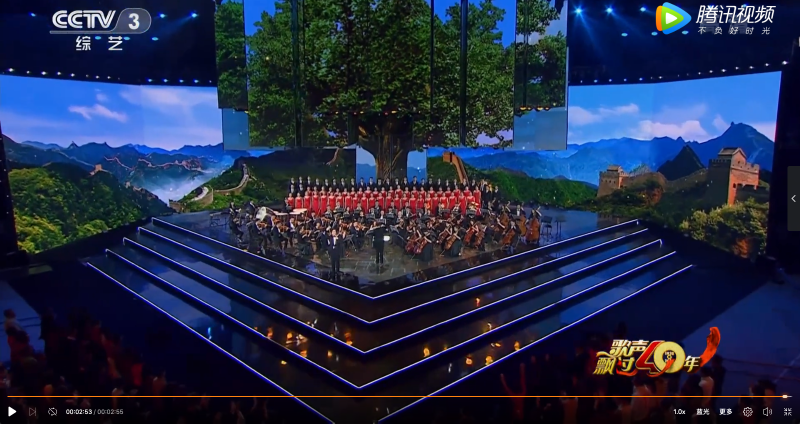
#> input picture data1/test.png, 1600 x 847 px, found by its file name (shown at 1/2 size)
$ python HOG.py   (older library calls are emulated)
#> lines starting #> are read from the running program, lines starting #| are printed output that depends on the picture

import cv2
import numpy as np
img = cv2.imread('/Users/john/PycharmProjects/pro1/data1/test.png', cv2.IMREAD_GRAYSCALE)
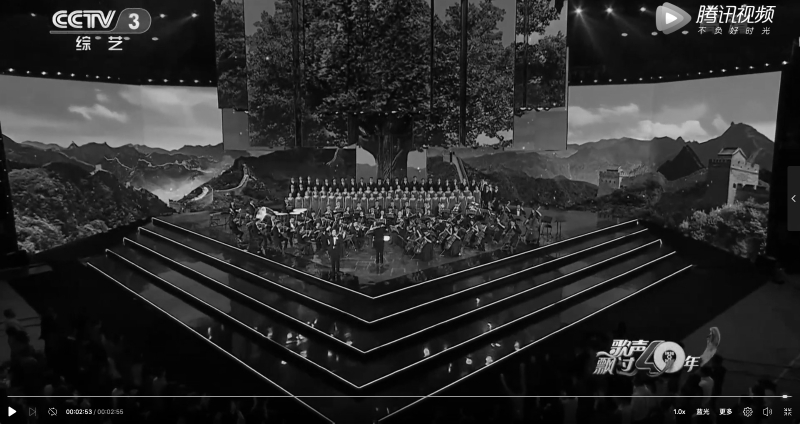
#> img: shape (847, 1600) (shown at 1/2 size); min 0, max 255, mean 43.4
img = img[:640,:480]
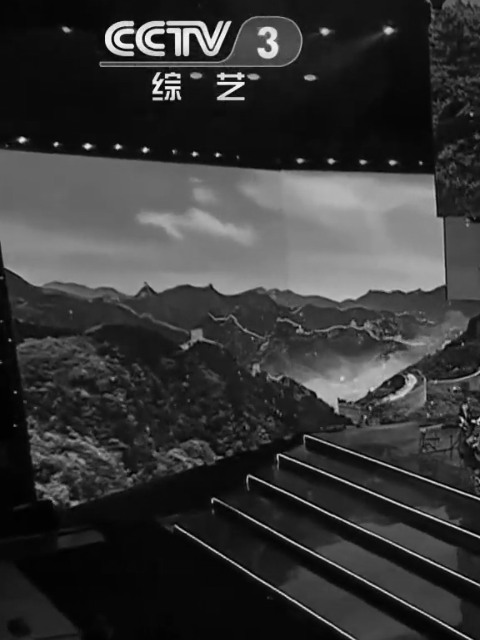
#> img: shape (640, 480); min 0, max 253, mean 54.6
#cv2.imshow('Image', img)
#cv2.waitKey(0)
img = np.sqrt(img / float(np.max(img)))
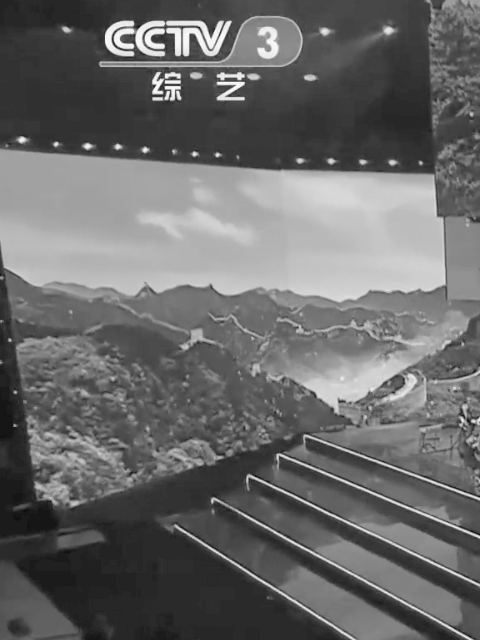
#> img: shape (640, 480) float64; min 0, max 1, mean 0.415


height, width = img.shape
#> height = 640; width = 480
gradient_values_x = cv2.Sobel(img, cv2.CV_64F, 1, 0, ksize=5)
gradient_values_y = cv2.Sobel(img, cv2.CV_64F, 0, 1, ksize=5)
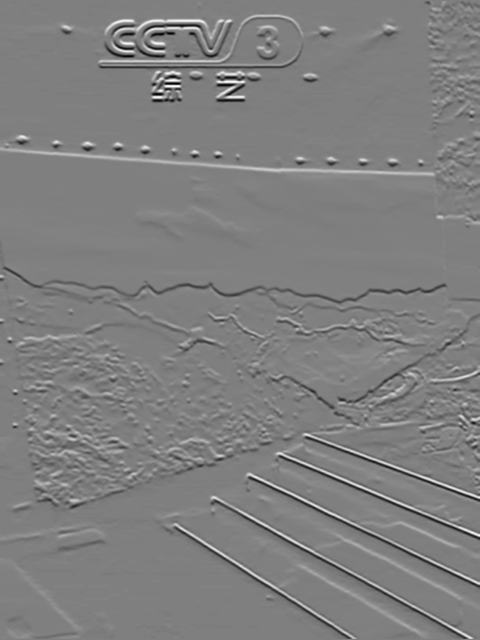
#> gradient_values_y: shape (640, 480) float64; min -34.54, max 34.45, mean 0; drawn with min black and max white
gradient_magnitude = cv2.addWeighted(gradient_values_x, 0.5, gradient_values_y, 0.5, 0)
gradient_angle = cv2.phase(gradient_values_x, gradient_values_y, angleInDegrees=True)
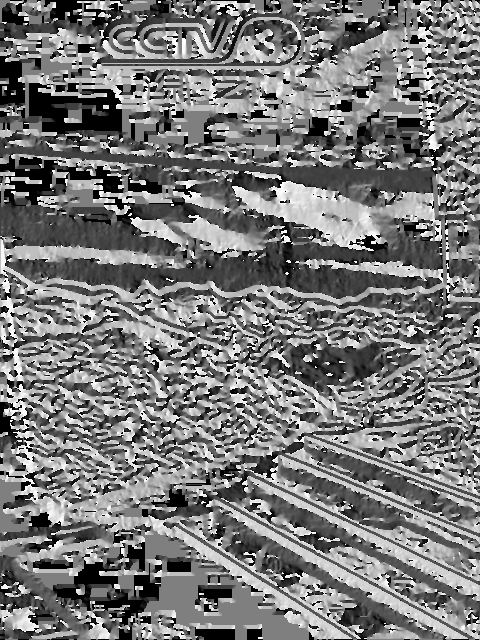
#> gradient_angle: shape (640, 480) float64; min 0, max 360, mean 170.9; drawn with min black and max white
print (gradient_magnitude.shape, gradient_angle.shape)
#| (640, 480) (640, 480)


cell_size = 8
bin_size = 8
angle_unit = 360 / bin_size
gradient_magnitude = abs(gradient_magnitude)
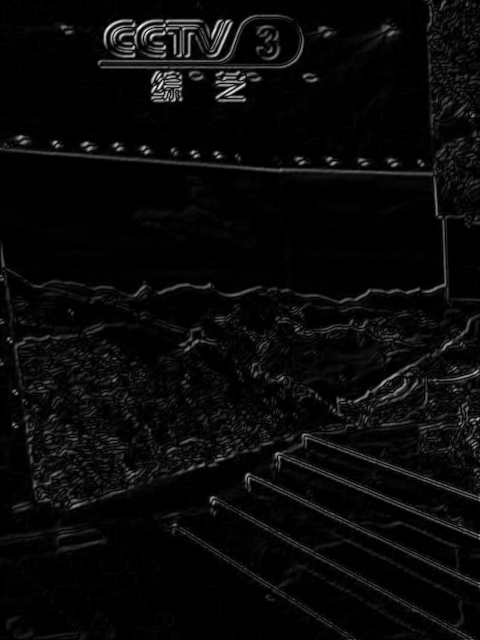
#> gradient_magnitude: shape (640, 480) float64; min 0, max 26.77, mean 1; drawn with min black and max white
cell_gradient_vector = np.zeros((int(height / cell_size),int(width / cell_size), bin_size))

print (cell_gradient_vector.shape)
#| (80, 60, 8)

def cell_gradient(cell_magnitude, cell_angle):
    orientation_centers = [0] * bin_size
    for k in range(cell_magnitude.shape[0]):
        for l in range(cell_magnitude.shape[1]):
            gradient_strength = cell_magnitude[k][l]
            gradient_angle = cell_angle[k][l]
            min_angle = int(gradient_angle / angle_unit)%8
            max_angle = (min_angle + 1) % bin_size
            mod = gradient_angle % angle_unit
            orientation_centers[min_angle] += (gradient_strength * (1 - (mod / angle_unit)))
            p = mod / angle_unit
            t = (gradient_strength * (mod / angle_unit))
            orientation_centers[max_angle] += (gradient_strength * (mod / angle_unit))
    return orientation_centers


for i in range(cell_gradient_vector.shape[0]):
    for j in range(cell_gradient_vector.shape[1]):
        cell_magnitude = gradient_magnitude[i * cell_size:(i + 1) * cell_size,
                         j * cell_size:(j + 1) * cell_size]
        cell_angle = gradient_angle[i * cell_size:(i + 1) * cell_size,
                     j * cell_size:(j + 1) * cell_size]
        print (cell_angle.max())

        cell_gradient_vector[i][j] = cell_gradient(cell_magnitude, cell_angle)


import math
import matplotlib.pyplot as plt

hog_image= np.zeros([height, width])
cell_gradient = cell_gradient_vector
cell_width = cell_size / 2
max_mag = np.array(cell_gradient).max()
for x in range(cell_gradient.shape[0]):
    for y in range(cell_gradient.shape[1]):
        cell_grad = cell_gradient[x][y]
        cell_grad /= max_mag
        angle = 0
        angle_gap = angle_unit
        for magnitude in cell_grad:
            angle_radian = math.radians(angle)
            x1 = int(x * cell_size + magnitude * cell_width * math.cos(angle_radian))
            y1 = int(y * cell_size + magnitude * cell_width * math.sin(angle_radian))
            x2 = int(x * cell_size - magnitude * cell_width * math.cos(angle_radian))
            y2 = int(y * cell_size - magnitude * cell_width * math.sin(angle_radian))
            cv2.line(hog_image, (y1, x1), (y2, x2), int(255 * math.sqrt(magnitude)))
            angle += angle_gap
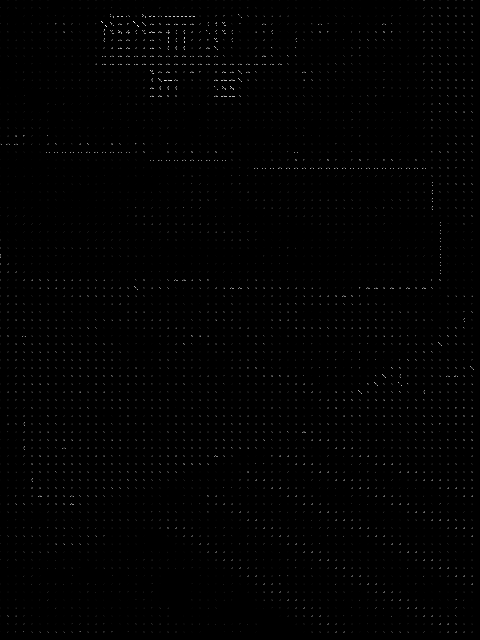
#> hog_image: shape (640, 480) float64; min 0, max 255, mean 1.6

plt.imshow(hog_image, cmap=plt.cm.gray)
plt.show()


hog_vector = []
for i in range(cell_gradient_vector.shape[0] - 1):
    for j in range(cell_gradient_vector.shape[1] - 1):
        block_vector = []
        block_vector.extend(cell_gradient_vector[i][j])
        block_vector.extend(cell_gradient_vector[i][j + 1])
        block_vector.extend(cell_gradient_vector[i + 1][j])
        block_vector.extend(cell_gradient_vector[i + 1][j + 1])
        mag = lambda vector: math.sqrt(sum(i ** 2 for i in vector))
        magnitude = mag(block_vector)
        if magnitude != 0:
            normalize = lambda block_vector, magnitude: [element / magnitude for element in block_vector]
            block_vector = normalize(block_vector, magnitude)
        hog_vector.append(block_vector)

print (np.array(hog_vector).shape)
